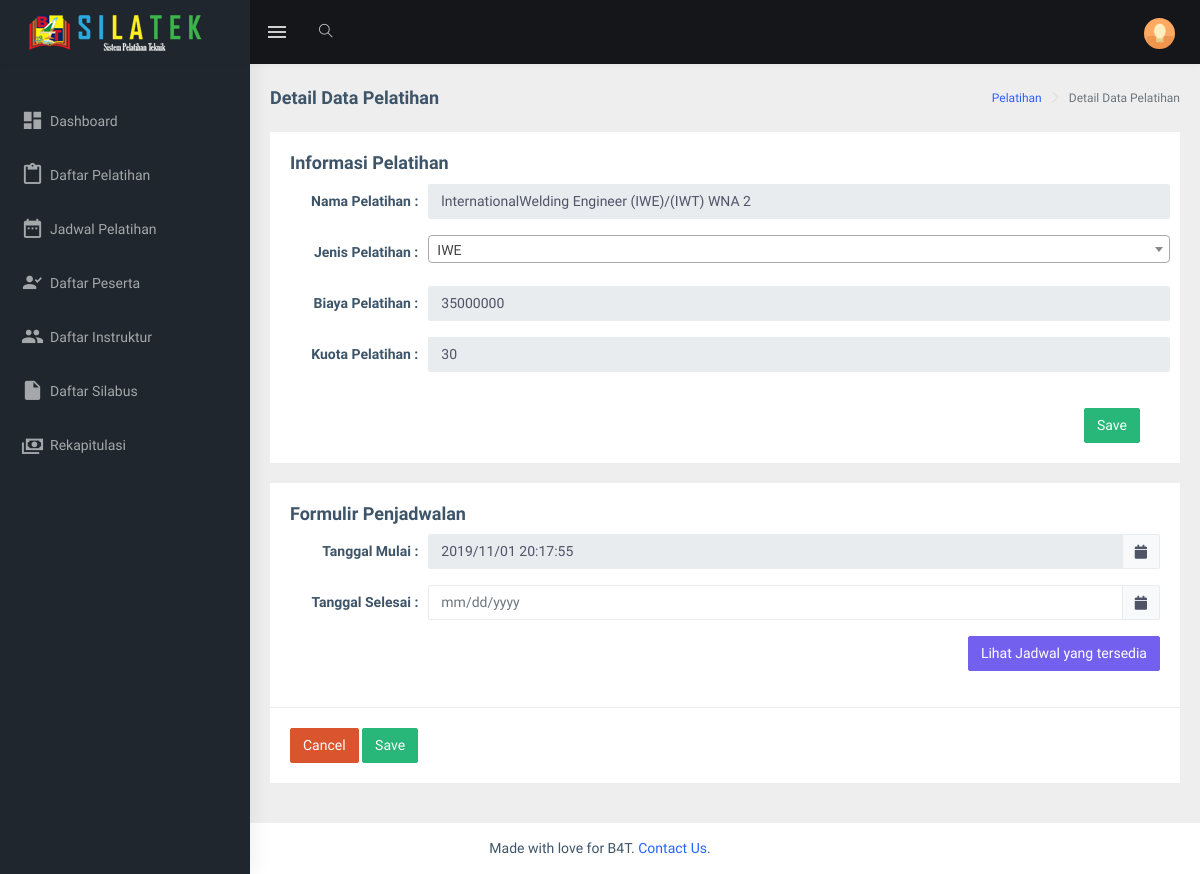
The page /index.php/Pelatihan/updatePel/2 on the database its author committed.
### tables this page shows
CREATE TABLE `training` (
  `trainingId` int(11) NOT NULL,
  `name` varchar(255) NOT NULL,
  `kuota` int(11) NOT NULL,
  `biaya` varchar(255) NOT NULL,
  `category` varchar(128) NOT NULL
);

CREATE TABLE `tb_jadwal` (
  `id` int(30) NOT NULL,
  `id_peserta` varchar(30) DEFAULT NULL,
  `id_pelatihan` int(2) NOT NULL,
  `start` datetime NOT NULL,
  `end` datetime NOT NULL,
  `color` varchar(12) NOT NULL
);

### application/controllers/Pelatihan.php (called while the page is built, shortened)
<?php
class Pelatihan extends CI_Controller {
	public function updatePel($id)
	{
		$where = array('trainingId' => $id);
		$where2 = array('id_pelatihan' => $id);
		$data['training'] = $this->M_training->edit_data($where,'user')->result();
		$data['jadwal'] = $this->M_jadwal->edit_data($where2,'user')->result();
		$this->load->view('templates/header');
		$this->load->view('pelatihan/upd_pelatihan',$data);
		$this->load->view('templates/footer');
	}
}

### index.php (called while the page is built, shortened)
<?php
require_once BASEPATH.'core/CodeIgniter.php';

### application/models/M_training.php (called while the page is built, shortened)
<?php
	class M_training extends CI_Model {
		private $_table = "training";
		public function edit_data($where)
		{
			return $this->db->get_where($this->_table,$where);
		}
	}

### application/models/M_jadwal.php (called while the page is built, shortened)
<?php
	class M_jadwal extends CI_Model {
		private $_table = "tb_jadwal";
		public function edit_data($where)
		{
			return $this->db->get_where($this->_table,$where);
		}
	}

### application/views/pelatihan/upd_pelatihan.php (the view, shortened to what this page needs)
<body>
    <div id="main-wrapper">
        <div class="page-wrapper">
            <div class="page-breadcrumb">
                <div class="row">
                    <div class="col-12 d-flex no-block align-items-center">
                        <h4 class="page-title">Detail Data Pelatihan</h4>
                        <div class="ml-auto text-right">
                            <nav aria-label="breadcrumb">
                                <ol class="breadcrumb">
                                    <li class="breadcrumb-item"><a href="#">Pelatihan</a></li>
                                    <li class="breadcrumb-item active" aria-current="page">Detail Data Pelatihan</li>
                                </ol>
                            </nav>
                        </div>
                    </div>
                </div>
            </div>
            <div class="container-fluid">
                <div class="row">
                    <div class="col-12">
                        <div class="card">
                                    <?php foreach($training as $i){ ?>
                            <form action="<?php echo base_url(). 'index.php/Pelatihan/updatingPel/'.$i->trainingId; ?>" method="POST" class="form-horizontal" enctype="multipart/form-data">
                                <div class="card-body">
                                    <h4 class="card-title">Informasi Pelatihan</h4>
                                    <div class="form-group row">
                                        <label class="col-sm-2 text-right col-form-label">Nama Pelatihan : </label>
                                            <input type="text" class="form-control col-sm-10" placeholder="Isi Nama Pelatihan" name="nama_pelatihan" value="<?php echo $i->name; ?>"  readonly="true" ondblclick="this.readOnly='';">
                                    </div>
                                   <div class="form-group row">
                                        <label class="col-sm-2 text-right col-form-label">Jenis Pelatihan : </label>
                                    </div>
                                    <div class="form-group row">
                                        <label class="col-sm-2 text-right col-form-label">Biaya Pelatihan : </label>
                                            <input type="number" class="form-control col-sm-10" placeholder="Masukkan biaya pelatihan" name="biaya_pelatihan" value="<?php echo $i->biaya; ?>"  readonly="true" ondblclick="this.readOnly='';">
                                    </div>
                                    <div class="form-group row">
                                        <label class="col-sm-2 text-right col-form-label">Kuota Pelatihan : </label>
                                            <input type="number" class="form-control col-sm-10" placeholder="Masukkan jumlah kuota pelatihan ini" name="kuota" value="<?php echo $i->kuota; ?>"  readonly="true" ondblclick="this.readOnly='';">
                                    </div>
                                            <div class="card-body"  style="float: right;">
                                                <button type="submit" class="btn btn-success">Save</button>
                                            </div>
                                        </div>
                                </div>
                                </div>
                        </div>
                        <div class="row">
                    <div class="col-12">
                        <div class="card">
                            <form action="<?php echo base_url(). 'index.php/Pelatihan/AddingToJadwal'; ?>" method="POST" class="form-horizontal" enctype="multipart/form-data">
                                        <?php } ?>
                                <div class="card-body">
                                    <h4 class="card-title">Formulir Penjadwalan</h4>
                                    <div class="form-group row">
                                            <label class="col-sm-2 text-right col-form-label">Tanggal Mulai :</label>
                                            <div class="input-group col-sm-10" style="padding-left: unset;" >
                                    <?php foreach($jadwal as $i){ ?>
                                        <?php if ($i->start) {?>
                                            <input name="start" type="text" class="form-control" id="example" placeholder="mm/dd/yyyy" data-date-format="YYYY/MM/DD HH:mm:ss" value="<?php echo $i->start; ?>" readonly="true" ondblclick="this.readOnly='';">
                                        <?php }?>
                                <?php } ?>
                                                <div class="input-group-append">
                                                    <span class="input-group-text"><i class="fa fa-calendar"></i></span>
                                                </div>
                                             </div>
                                    </div>
                                       <div class="form-group row">
                                            <label class="col-sm-2 text-right col-form-label">Tanggal Selesai :</label>
                                            <div class="input-group col-sm-10" style="padding-left: unset;" >
                                                <input name="end" type="text" class="form-control" id="example2" placeholder="mm/dd/yyyy" data-date-format="YYYY/MM/DD HH:mm:ss">
                                                <div class="input-group-append">
                                                    <span class="input-group-text"><i class="fa fa-calendar"></i></span>
                                                </div>
                                             </div>
                                        </div>
                                         <div class="form-group row">
                                        <div class="col-sm-2">
                                        </div>
                                            <div class="col-sm-10"  >
                                                <a href="javascript:void(0)" data-toggle="modal" data-target="#add-new-event" style="float: right;" class="btn btn-primary ">Lihat Jadwal yang tersedia</a>
                                                </div>
                                             </div>
                                        </div>
                                        <div class="border-top">
                                            <div class="card-body">
                                                <a href="<?php echo base_url('index.php/instruktur'); ?>" class="btn btn-danger ">Cancel</a>
                                                <button type="submit" class="btn btn-success">Save</button>
                                            </div>
                                        </div>
                                </div>
                                </div>
                        </div>
                    </div>
                </div>
            </div>
        </div>

### rows shown on the page
training: nama_pelatihan "lnternationalWelding Engineer (IWE)/(IWT) WNA 2", biaya_pelatihan "35000000", kuota "30"
tb_jadwal: start "2019/11/01 20:17:55"
